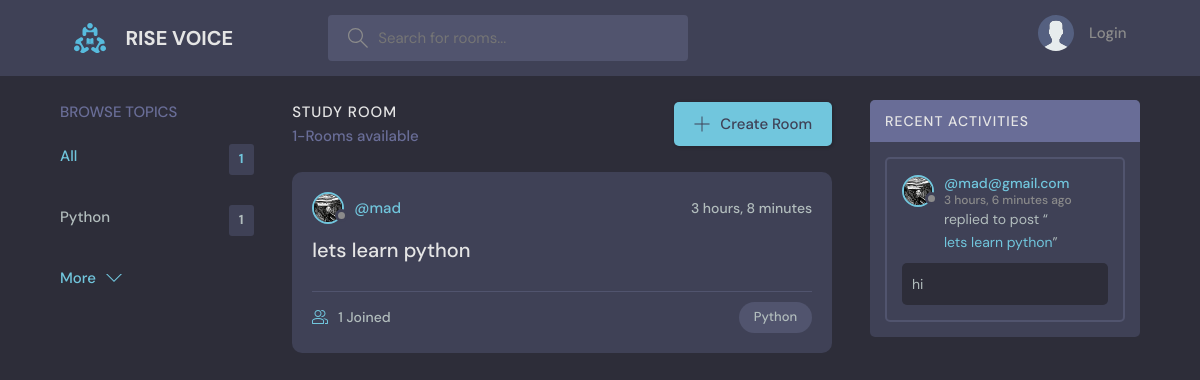
The page / on the database its author committed.
### base/models.py (models this page shows, shortened)
class Topic(models.Model):
    name = models.CharField(max_length = 200)

class Room(models.Model):
    host = models.ForeignKey(User,on_delete = models.SET_NULL,null = True)
    topic = models.ForeignKey(Topic,on_delete = models.SET_NULL,null = True)
    name = models.CharField(max_length = 200)
    description = models.TextField(null = True , blank = True)
    participants = models.ManyToManyField(User,related_name = 'participants',blank =True)
    updated = models.DateTimeField(auto_now = True)
    created = models.DateTimeField(auto_now_add = True)
    def __str__(self):
        return self.name
    class Meta:
        ordering = ['-updated' , '-created']

class User(AbstractUser):
    name = models.CharField(max_length = 200 , null =True)
    email = models.EmailField(unique = True)
    bio = models.TextField(null = True)
    avatar = models.ImageField(null = True,default="avatar.svg")
    USERNAME_FIELD = 'email'
    REQUIRED_FIELDS = []

class Message(models.Model):
    user = models.ForeignKey(User , on_delete =  models.CASCADE)
    room = models.ForeignKey(Room, on_delete= models.CASCADE)
    body = models.TextField()
    updated = models.DateTimeField(auto_now = True)
    created = models.DateTimeField(auto_now_add = True)
    class Meta:
        ordering = ['-updated' , '-created']
    def __str__(self):
        return self.body[0:50]

### base/views.py (the view)
# urls.py: path('', views.home , name= 'home'),
def home(request):
    q = request.GET.get('q') if request.GET.get('q') != None else ''
    rooms = Room.objects.filter(
        Q(topic__name__contains = q )|
        Q(name__icontains = q)|
        Q(description__icontains = q)
    )
    topics = Topic.objects.all()[0:5]
    room_count = rooms.count()
    room_messages = Message.objects.all()
    return render(request,'base/home.html' , {'rooms':rooms , 'topics':topics ,
                                              'room_count' : room_count,'room_messages':room_messages})

### base/templates/base/home.html (shortened to what this page needs)
{% extends 'main.html' %}
  {% block content %}
    <main class="layout layout--3">
        <div class="container">
          {% include 'base/topics_component.html' %}
          <div class="roomList">
            <div class="roomList__header">
              <div>
                <h2>Study Room</h2>
                <p>{{room_count}}-Rooms available</p>
              </div>
              <a class="btn btn--main" href="{% url 'create-room'%}">
                <svg version="1.1" xmlns="http://www.w3.org/2000/svg" width="32" height="32" viewBox="0 0 32 32">
                  <title>add</title>
                  <path
                    d="M16.943 0.943h-1.885v14.115h-14.115v1.885h14.115v14.115h1.885v-14.115h14.115v-1.885h-14.115v-14.115z"
                  ></path>
                </svg>
                Create Room
              </a>
            </div>
            {% include 'base/feed.html' %}
          </div>
          {% include 'base/activity_component.html' %}
        </div>
    </main>
  {% endblock content %}

### base/templates/base/topics_component.html
<div class="topics">
    <div class="topics__header">
      <h2>Browse Topics</h2>
    </div>
    <ul class="topics__list">
      <li>
        <a href="{% url 'home' %}" class="active">All <span>{{topics.count}}</span></a>
      </li>
      {% for topic in topics  %}
      <li>
        <a href="{% url 'home' %}?q={{topic.name}}" >{{topic.name}} <span>{{topic.room_set.all.count}}</span></a>
      </li>
      {% endfor %}
    </ul>
    <a class="btn btn--link" href="{% url 'topics' %}">
      More
      <svg version="1.1" xmlns="http://www.w3.org/2000/svg" width="32" height="32" viewBox="0 0 32 32">
        <title>chevron-down</title>
        <path d="M16 21l-13-13h-3l16 16 16-16h-3l-13 13z"></path>
      </svg>
    </a>
  </div>

### base/templates/base/feed.html (shortened to what this page needs)
{% for room in rooms  %}
<div class="roomListRoom">
    <div class="roomListRoom__header">
      <a href="{% url 'user-profile' room.host.id %}" class="roomListRoom__author">
        <div class="avatar avatar--small">
          <img src="{{room.host.avatar.url}}" />
        </div>
        <span>@{{room.host.username}}</span>
      </a>
      <div class="roomListRoom__actions">
        <span>{{room.created|timesince}}</span>
      </div>
    </div>
    <div class="roomListRoom__content">
        <a href="{% url 'room' room.id%}">{{room.name}}</a>
    </div>
    <div class="roomListRoom__meta">
      <a href="{% url 'room' room.id%}" class="roomListRoom__joined">
        {{room.participants.all.count}} Joined
      </a>
      <p class="roomListRoom__topic">{{room.topic.name}}</p>
    </div>
</div>
{% endfor %}

### base/templates/base/activity_component.html (shortened to what this page needs)
<div class="activities">
    <div class="activities__header">
      <h2>Recent Activities</h2>
    </div>
    {% for message in room_messages %}
    <div class="activities__box">
      <div class="activities__boxHeader roomListRoom__header">
        <a href="{% url 'user-profile' message.user.id%}" class="roomListRoom__author">
          <div class="avatar avatar--small">
            <img src="{{message.user.avatar.url}}" />
          </div>
          <p>
            @{{message.user}}
            <span>{{message.created|timesince}} ago</span>
          </p>
        </a>
      </div>
      <div class="activities__boxContent">
        <p>replied to post “<a href="{% url 'room' message.room.id %}">{{message.room}}</a>”</p>
        <div class="activities__boxRoomContent">
            {{message.body}}
        </div>
      </div>
    </div>
    {% endfor %}
  </div>

### rows shown on the page
Topic: name "Python", room_set.all.count "1"
Room: host.avatar (picture), host.username "mad", created "3 hours, 8 minutes", name "lets learn python", participants.all.count "1", topic.name "Python"
Message: user.avatar (picture), user "mad@gmail.com", created "3 hours, 6 minutes", room "lets learn python", body "hi"

### other values the page prints
{{ topics.count }} "1"
{{ room_count }} "1"
